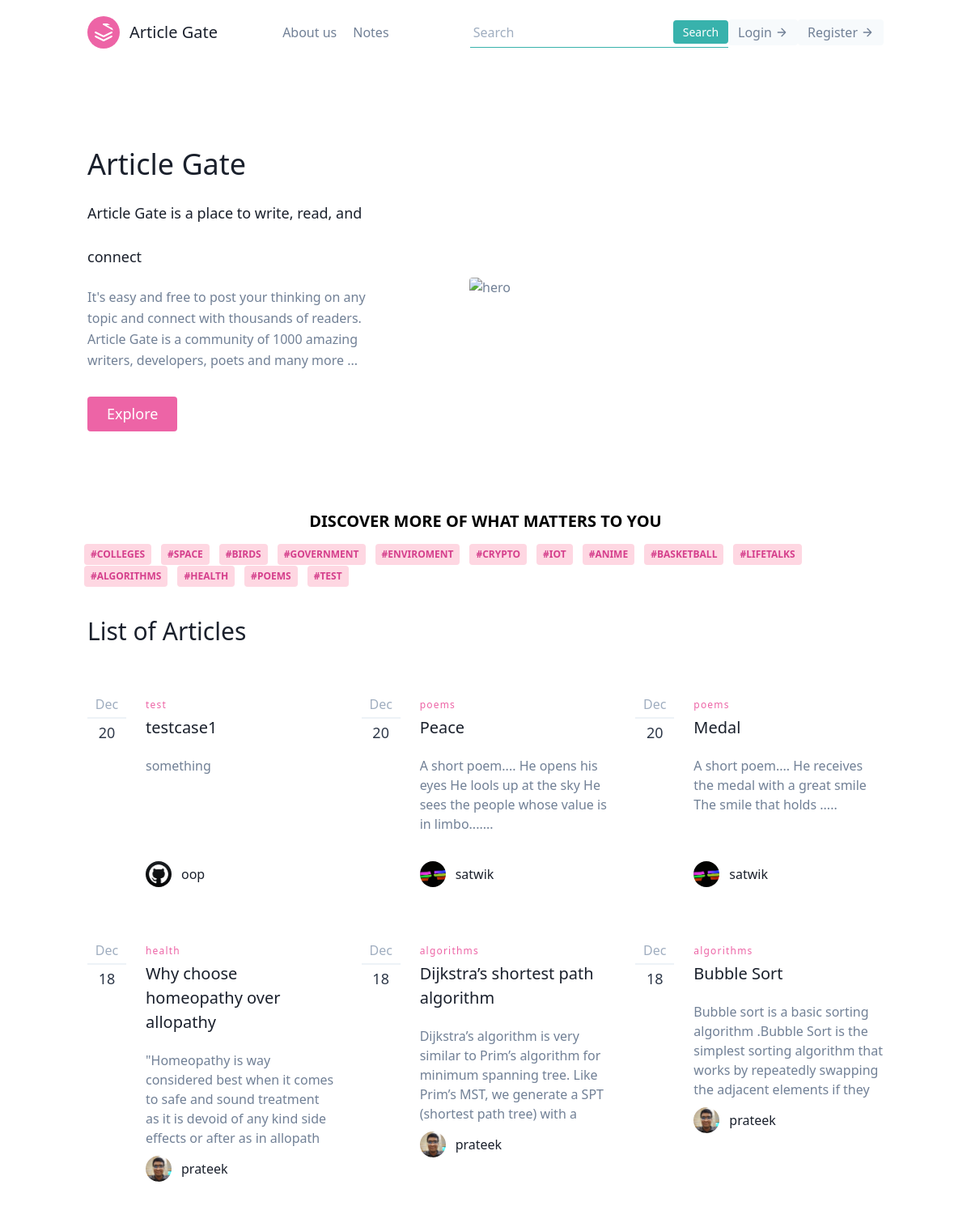
The app's page / (upper part), older data.
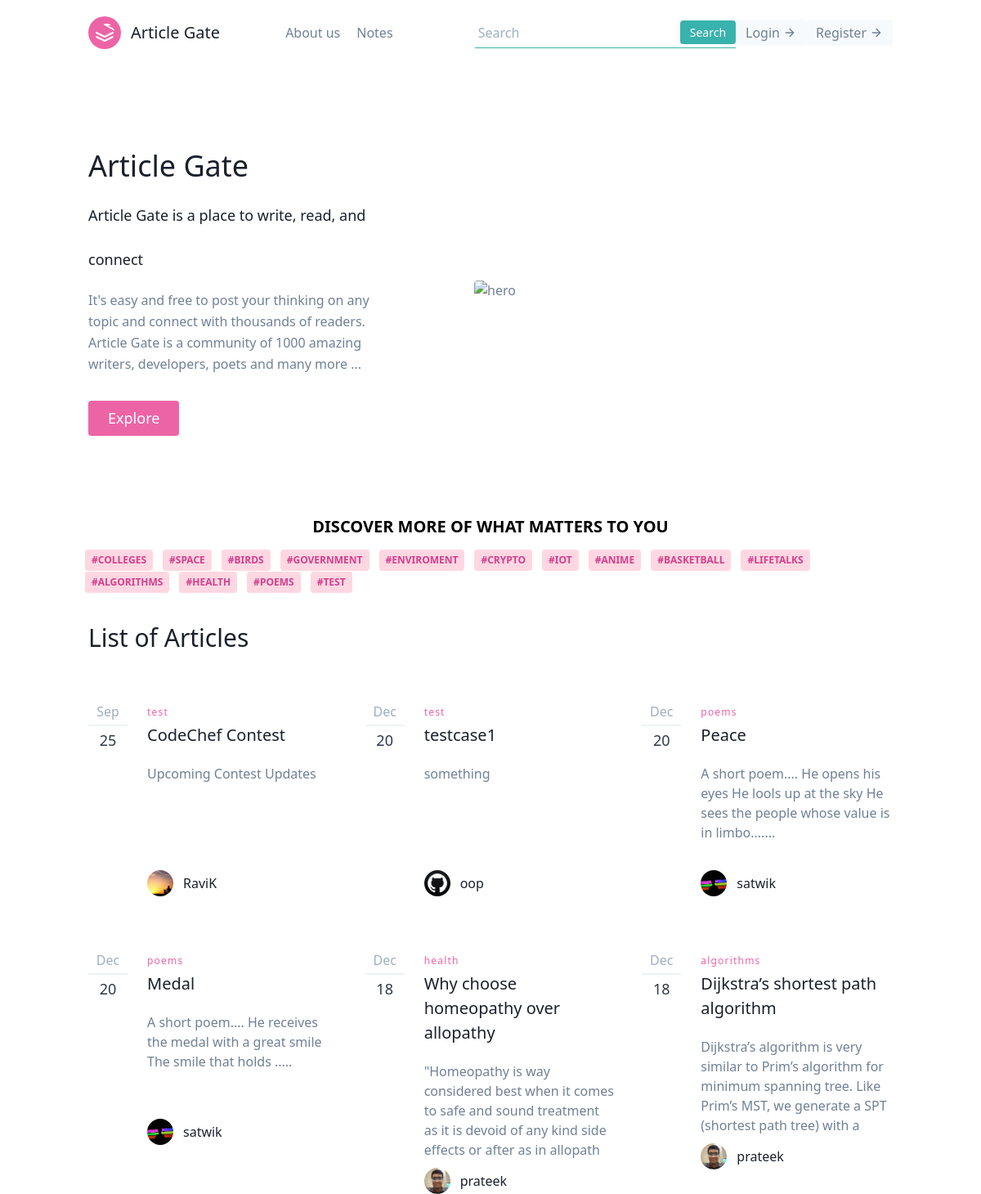
The same page, newer data.
### article/models.py (models this page shows, shortened)
class Tag(models.Model):
    post = models.ForeignKey(Post, on_delete=models.CASCADE)
    tag = models.CharField(max_length=25)

class Post(models.Model):
    title = models.CharField(max_length=50)
    about = models.CharField(default="",max_length=200)
    content = RichTextField(blank=True, null=True)
    author = models.ForeignKey(User, on_delete=models.CASCADE, blank=True, null=True)
    date_posted = models.DateTimeField(default=timezone.now)
    likes = models.IntegerField(default=0)
    views = models.IntegerField(default=0)
    tags  = models.CharField(default="",max_length=150)

### user/models.py (models this page shows, shortened)
class Profile(models.Model):
    user = models.OneToOneField(User, on_delete=models.CASCADE)
    image = models.ImageField(default='default.jpg',upload_to='profile_pics')
    name = models.CharField(default="User", max_length=25)
    aboutme = models.CharField(default="", max_length=10000)
    phone_no = models.CharField(default="",max_length=13)
    github = models.CharField(default="https://github.com/", max_length=100)
    linkedin = models.CharField(default="https://www.linkedin.com/feed/", max_length=100)
    twitter = models.CharField(default="https://twitter.com/?lang=en", max_length=100)
    instagram = models.CharField(default="https://www.instagram.com/", max_length=100)
    website = models.CharField(default="https://iiitdwd.ac.in/", max_length=100)

### article/views.py (the view)
# urls.py: path('',views.home, name='article-home'),
def home(request):
    check = 0
    list_tags = []
    l_tags_intial = Tag.objects.all()
    for i in l_tags_intial:
        if i.tag not in list_tags:
            list_tags.append(i.tag)
    print(list_tags)
    context = {
            'posts': Post.objects.order_by('-date_posted')[:50],
            'list_tags':list_tags,
        }
    return render(request , 'article/home1.html', context)

### article/templates/article/home1.html (shortened to what the changed rows need)
<!DOCTYPE html>
<html lang="en">
<head>
  <link href="https://unpkg.com/tailwindcss@^1.0/dist/tailwind.min.css" rel="stylesheet">
</head>
<body>
  <section class="text-gray-600 body-font">
    <div class="container mx-auto flex px-5 py-24 md:flex-row flex-col items-center">
      <div
        class="lg:flex-grow md:w-1/2 lg:pr-24 md:pr-16 flex flex-col md:items-start md:text-left mb-16 md:mb-0 items-center text-center">
        <h1 class="title-font sm:text-4xl text-3xl mb-4 font-medium text-gray-900">Article Gate
          <br class="hidden lg:inline-block "> <span style="font-size: large;"> Article Gate is a place to write, read,
            and connect</span>
        </h1>
      </div>
    </div>
  </section>
  <div class="relative flex mx-24 flex-wrap items-stretch mb-3">
    {% for t in list_tags %}
    <a href="{% url 'article:tagName' t %}">
      <span
      class="text-xs font-semibold inline-block py-1 px-2 mx-2 uppercase rounded text-pink-600 bg-pink-200 uppercase last:mr-0 mr-1">
      #{{ t }}
    </span>
  </a>
    {% endfor %}
  </div>
  <section class="text-gray-600 body-font">
    <div class="container px-5 py-5 mx-auto flex items-center md:flex-row flex-col">
      <div class="flex flex-col md:pr-10 md:mb-0 mb-6 pr-0 w-full md:w-auto md:text-left text-center">
        <h1 class="md:text-3xl text-2xl font-medium title-font text-gray-900" id="list">List of Articles</h1>
      </div>
    </div>
  </section>
  <section class="text-gray-600 body-font">
    <div class="container px-5 py-10 mx-auto">
      <div class="flex flex-wrap -mx-4 -my-8">
        {% for post in posts %}
        <div class="py-8 px-4 lg:w-1/3" ">
          <div class=" h-full flex items-start">
          <div class="w-12 flex-shrink-0 flex flex-col text-center leading-none">
            <span class="text-gray-500 pb-2 mb-2 border-b-2 border-gray-200">{{post.date_posted|date:"M"}}</span>
            <span class="font-medium text-lg text-gray-800 title-font leading-none">{{post.date_posted|date:"d"}}</span>
          </div>
          <div class="flex-grow pl-6">
            <h2 class="tracking-widest text-xs title-font font-medium text-pink-500 mb-1">{{ post.tags }}</h2>
            <h1 class="title-font text-xl font-medium text-gray-900 mb-3"> <a
                href="{% url 'article:fullArticle' post.title post.id %}"> {{ post.title }}</a></h1>
            <p class="leading-relaxed mb-5" ">
                <div style=" height: 125px; overflow: hidden; margin-bottom: 5px;">
              <a href="{% url 'article:fullArticle' post.title post.id %}"> {{ post.about }} </a>
          </div>
          </p>
          <a class="inline-flex items-center">
            <img alt="blog" src="{{ post.author.profile.image.url }}"
              class="w-8 h-8 rounded-full flex-shrink-0 object-cover object-center">
            <span class="flex-grow flex flex-col pl-3">
              <span class="title-font font-medium text-gray-900">{{ post.author }}</span>
            </span>
          </a>
        </div>
      </div>
    </div>
    {% endfor %}
    </div>
    </div>
  </section>
</body>
</html>

Row changes from the older to the newer data that the page shows:
no longer on this page (row unchanged): Post: date_posted "Dec", date_posted "18", tags "algorithms", title "Bubble Sort", about "Bubble sort is a basic sorting algorithm .Bubble Sort is the simplest sorting algorithm that works by repeatedly swapping the adjacent elements if they…", author.profile.image (picture), author "prateek"
added Post: date_posted "Sep", date_posted "25", tags "test", title "CodeChef Contest", about "Upcoming Contest Updates", author.profile.image (picture), author "RaviK"
